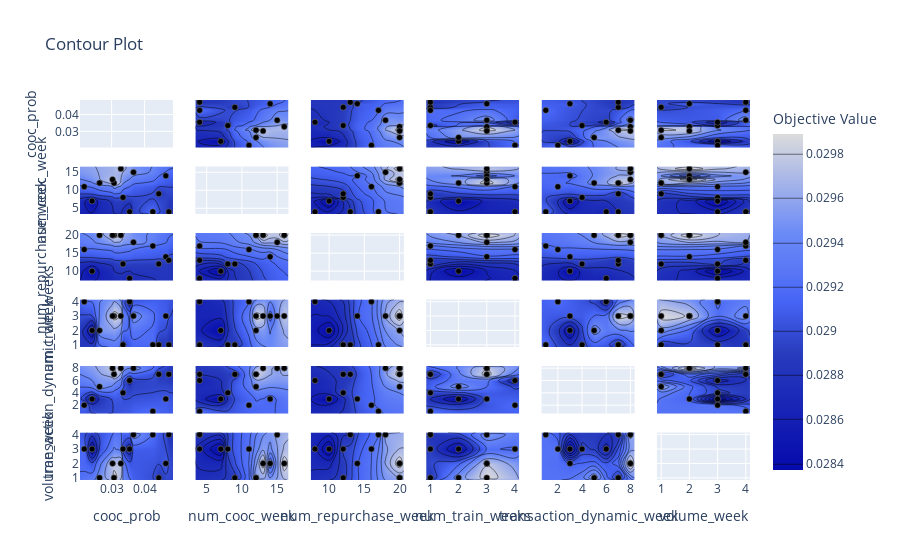

Write notebook code for a chart like this one.
### Code cell
optuna.visualization.plot_contour(study)
